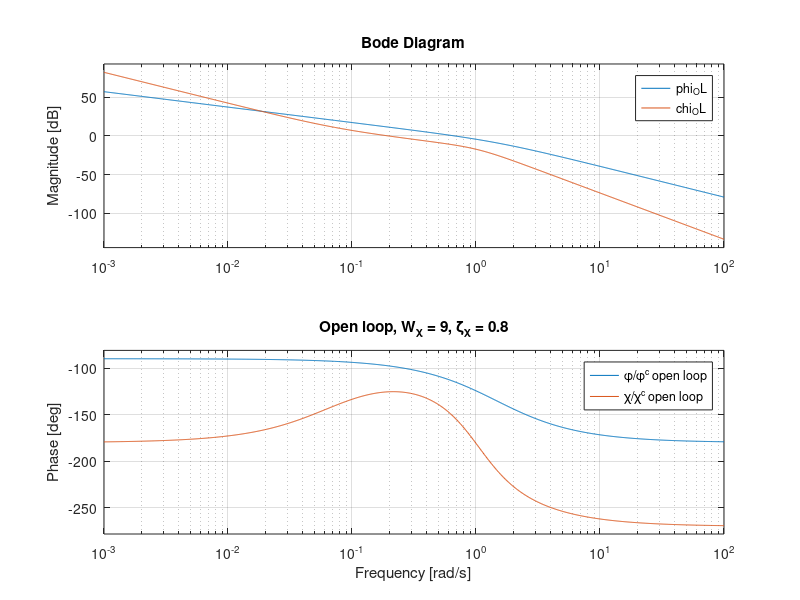

The MATLAB source for this figure:
close all;
s = tf('s');
%% Constants

a1 = 2.87;
a2 = -0.65;

% PID for phi
k_p_phi = -5/3; 
k_i_phi = 0; % Change later!

% Calculating K_d_phi:
wp = sqrt(a2*k_p_phi);
zp = 0.7;
f_kd = @(zeta, wn) (2*zeta*wn - a1)/a2;
k_d_phi = f_kd(zp, wp);

g = 9.81; % [m/s^2] gravity
V_g = 637/3.6 ; % [m/s] Speed of ground (637 [km/h])  
d = 2; 

% PI for course angle chi
Wx = 9;
wx = wp/Wx;
zx = 0.8;
k_p_chi = V_g/g * 2*zx*wx;
k_i_chi = V_g/g * wx^2; 


%% Derived feedback system for roll and course
phi_CL = tf( a2*k_p_phi*(s+k_i_phi/k_p_phi)  /  ( s^3  + s^2*(a1+a2*k_d_phi) + s*(a2*k_p_phi) + a2*k_i_phi )  );

chi_H = g/V_g * 1/s * phi_CL * (k_i_chi/s + k_p_chi) ; % note: not canonical
chi_CL = minreal(chi_H/(1+chi_H));



%% OPEN LOOP PHI
phi_OL = a2*k_p_phi/(s^2 + s*(a1 + a2*k_d_phi));

phi_fb = phi_OL/(1+phi_OL); % note: not canonical
phi_FB = minreal(phi_fb); % Should be equal to phi_CL if done correctly


%% OPEN LOOP CHI

chi_OL = g/V_g * (a2*k_p_phi*(k_i_chi + s*k_p_chi)) / (  s^4 + s^3*(a1+a2*k_d_phi) + s^2*(a2*k_p_phi) );

chi_fb = chi_OL/(1+chi_OL);
chi_FB = minreal(chi_fb);

%% Comare BODE plot

% subplot(1,2,2)
bode(phi_OL, chi_OL); grid on;
legend('\phi/\phi^c open loop', '\chi/\chi^c open loop')
title('Open loop, W_\chi = 9, \zeta_\chi = 0.8')

% subplot(1,2,2)
% figure;
% bode(phi_CL, chi_CL); grid on;
% legend('\phi/\phi^c closed loop', '\chi closed loop')






